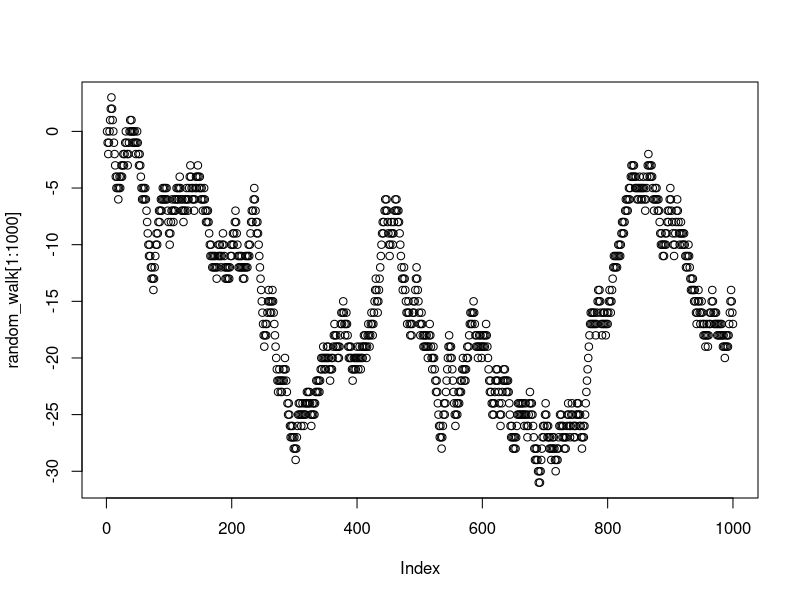

Here is the R script that generated this plot:
## ---- chunk 1
wikipedia<-"Jacob Cornelisz van Oostsanen (before 1470 – 1533) was a Northern Netherlandish painter and designer of woodcuts. This oil-on-panel painting, by his son Dirck Jacobsz., depicts Van Oostsanen painting a portrait of his wife Anna. Though Van Oostsanen had died in 1533, his wife lived until around 1550, the year in which this work was painted. Its format ingeniously incorporates the viewer in its fiction. The painter looks out, presumably at his subject, whose likeness he is depicting. The work may have been intended to serve as a memorial to Jacobsz.'s parents, to be installed above the couple's tomb in a church."

  #deconstruct the words, and convert all to lower case
  #organize them into a table to create a data frame 
  #exclude everything but letters in letter_counts and save as final
  #add the probabilities column to the final, and print table
wiki_letters<-unlist(strsplit(wikipedia,split=""))
lower_case<-tolower(wiki_letters)

letter_counts<-table(lower_case)
letter_counts<-data.frame(letter_counts)

library(dplyr)

final<-letter_counts%>%
  filter(lower_case%in%letters==TRUE)

total_letters<-sum(final$Freq)

final<-final%>%
  mutate(probabilities=Freq/total_letters)

knitr::kable(final)
## ---- chunk 2
  #create a sequence and organize them in a matrix
  #paste by row the letters, to create 5 letter strings 
my_strings<-sample(final$lower_case,50*5,replace=TRUE)

random_strings<-matrix(my_strings,ncol=5)

my_letters<-c()
for(i in 1:dim(random_strings)[1]){
  my_letters[i]<-paste(random_strings[i,],collapse = "")
}
my_letters

## ---- chunk 3
  #simulate coin flips 
  #initialize vectors 
  #at each iteration, steps are added to the previous position of random walk
sim_flips<-sample(c(1,-1),9999,replace=TRUE)
  
steps<-c()
random_walk<-c(0)
for(i in 1:length(sim_flips)){
  steps[i]<-sim_flips[i]
  random_walk[i+1]<-steps[i]+random_walk[i]
}
plot(random_walk[1:1000])
## ---- chunk 4
min(random_walk)
max(random_walk)
  
## ---- chunk 5
#covert real numbers into 0,1,or -1 for simplification
#create an empty sequence vector and set counter to 0
#at each iteration, if the number is 0,it returns 0; if not, the logical step values are added to counter. 
logical_step<-sign(random_walk)

sequence<-c()
counter<-0
for(i in 1:length(logical_step)){
  if(logical_step[i]==0){
    sequence<-c(sequence, counter)
    counter<-0
  } else {
      counter<-counter+logical_step[i]
  }
}
max(sequence)

 
